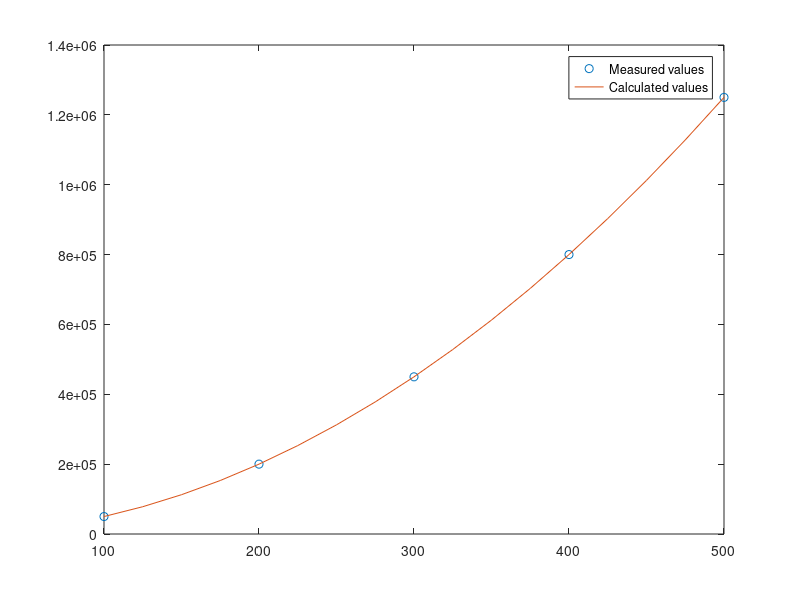
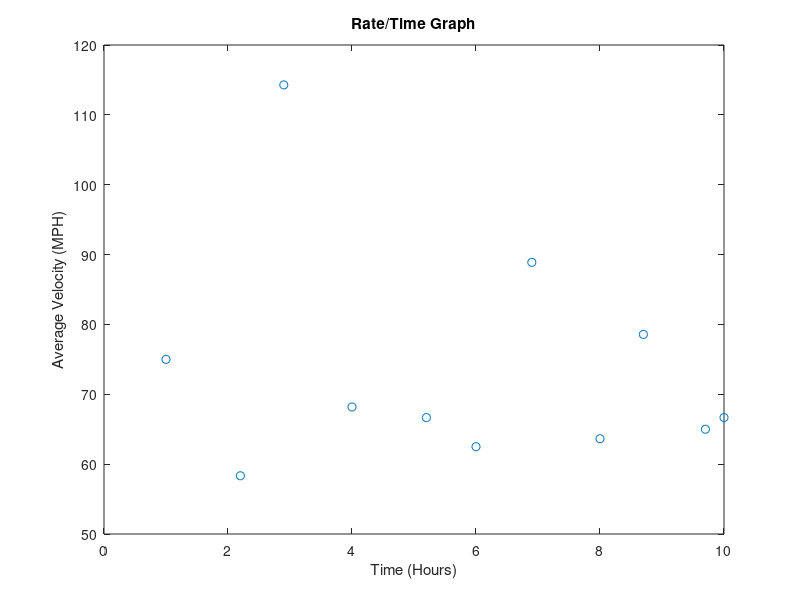

These figures' MATLAB source, in order:
%% 
% Author(s): Joshua Clement
% Date: 18-apr-2023
% Course: ENGR 160
% Description: HW 13
clear all;   
clc;          
close all;    
format short;  

%% Problem 1
disp('------------------------------------------------------------')
disp('Problem 1')
I = [100,200,300,400,500];
P = [50000 200000 450000 800000 1250000];
r = polyfit(I,P,2);
I_cal = 100:25:500;
P_cal = polyval(r,I_cal);
plot(I,P,'o');
hold on;
plot(I_cal,P_cal);
hold off;
legend('Measured values','Calculated values');

%% Problem 2
disp('------------------------------------------------------------------');
disp('Part A');
x = [-5:1:5];
y = 12*(x.^3)-5*(x.^2)+3;
diffY = diff(y)./diff(x);

% Part B
disp('Part B');
diffYANN = 36*(x.^2)-(10*x)

% Part C
disp('Part C');
Hfreq = [-5:0.1:5];

%% Problem 3
% Part A
disp('------------------------------------------------------------------');
disp('Part A');

figure(2)
t = [0, 1.0, 2.2, 2.9, 4.0, 5.2, 6.0, 6.9, 8.0, 8.7, 9.7, 10];
d = [0, 75, 145, 225, 300, 380. 430, 510, 580, 635, 700, 720];
V = (diff(d))./(diff(t))

% Part B
disp('Part B');
plot(t(2:end),V,'o');
hold on
title('Rate/Time Graph');
xlabel('Time (Hours)');
ylabel('Average Velocity (MPH)');
hold off

% Part C
disp('Part C');
disp('Speeds exceeding the speed limit: ');
speedLimit = 75;
EXlimit = V(find(V >= speedLimit));
disp(EXlimit);

% Part D
disp('Part D');
meanMPH = mean(V);
meanMPHExceed = 0;

if (meanMPH > speedLimit)
meanMPHExceed = 1;
end

if (meanMPHExceed == 0)
fprintf('The average velocity was %f mph, the overall average velocity was within the speed limit',meanMPH);
else
fprintf('The average velocity was %f mph, the overall average velocity exceeded the speed limit',meanMPH);
end

%% Problem 4
disp('.');
disp('------------------------------------------------------------------');
disp('Problem 4');
% equation: deltaH = integral(Cp)dT from T1 to T2
% equation: Cp = a + bT + cT^2 + dT^3
a = 25.48;
b = 1.520 * 10^(-2);
c = -0.7155 * 10^(-5);
d = 1.312 * 10^(-9);
polynomial=@(t) a + b.*(t) + c.*(t.^2) + d.*(t.^3);
limits = [300:1000];
deltaH = integral(polynomial,limits(1),limits(end));
disp('deltaH is equal to: ');
disp(deltaH);